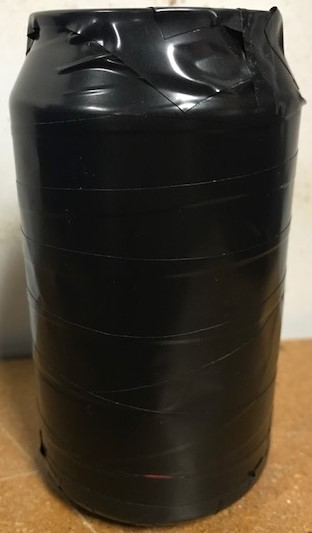
#> input picture Fotos/Positives/pos_init/9_9.jpg, 312 x 533 px, found by its file name
$ python main.py
#> lines starting #> are read from the running program, lines starting #| are printed output that depends on the picture; after the words box and inside, x2 and y2 are one past the last pixel; in counts of white or black regions, pixels touching at a corner belong together
### il_funcs.py
import cv2

def redimensionar_foto( path, output, factor ):
#> called with factor = 50
    var = cv2.imread(path)
#> var is the input picture: shape (533, 312, 3); mean B, G, R 51.8, 63.6, 71.2
    var = cv2.cvtColor(var, cv2.COLOR_BGR2GRAY)
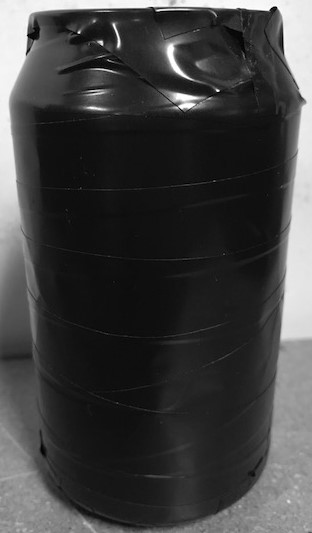
#> var: shape (533, 312); min 0, max 255, mean 64.5
    height, width = var.shape
#> height = 533; width = 312
    res = cv2.resize(var, (factor, factor), interpolation = cv2.INTER_CUBIC)
    cv2.imwrite(output, res)

# [4 lines left out: function resizeVideo, not called in this run]

redimensionar_foto("C:\\Users\\bigse\\Limpiador\\Fotos\\Positives\\9_9.jpg", 'C:\\Users\\bigse\\Limpiador\\Fotos\\Positives\\sample1.jpg', 50)

### main.py
import cv2
import numpy as np
import matplotlib as plt
import il_funcs as il

path1 = 'C:\\Users\\bigse\\Limpiador\\Fotos\\IMG_6079.jpg'
template = 'C:\\Users\\bigse\\Limpiador\\Fotos\\res_6079.jpg'
res_fac = 8

img = cv2.imread(path1)
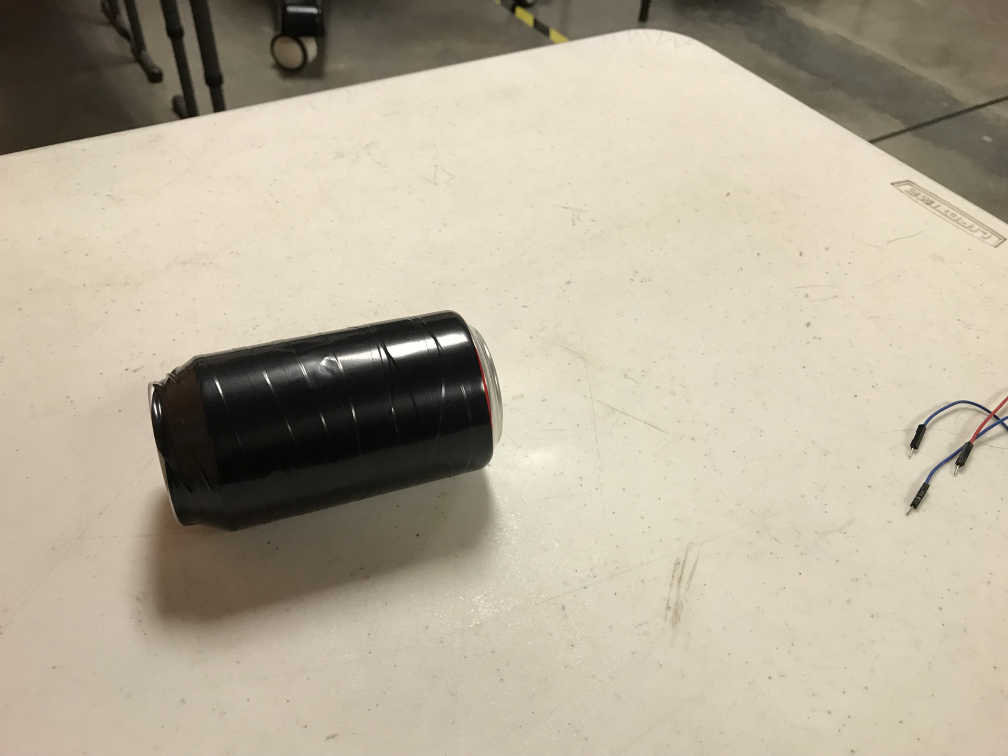
#> input picture Fotos/IMG_6079.jpg, 4032 x 3024 px, found by its file name (shown at 1/4 size)
#> img is the input picture: shape (3024, 4032, 3); mean B, G, R 155, 173.6, 183.1
img = cv2.resize(img, None, fx=(1/res_fac), fy=(1/res_fac), interpolation = cv2.INTER_AREA)
#> img: shape (378, 504, 3)
template = cv2.imread(template, 0)
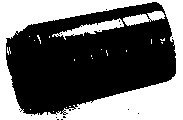
#> input picture Fotos/res_6079.jpg, 183 x 120 px, found by its file name
#> template is the input picture: shape (120, 183); min 0, max 255, mean 104.8
w, h = template.shape[::-1]
#> w = 183; h = 120

gray = cv2.cvtColor(img, cv2.COLOR_BGR2GRAY)
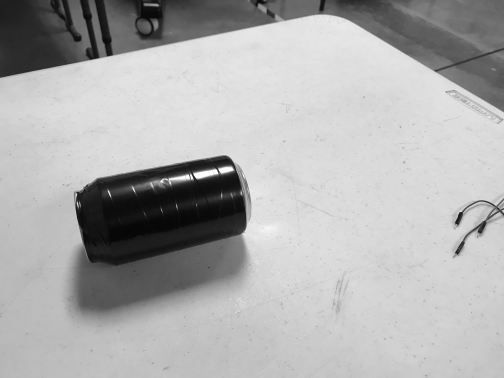
#> gray: shape (378, 504); min 6, max 255, mean 174.3

retval, threshold = cv2.threshold(gray, 75, 255, cv2.THRESH_BINARY)
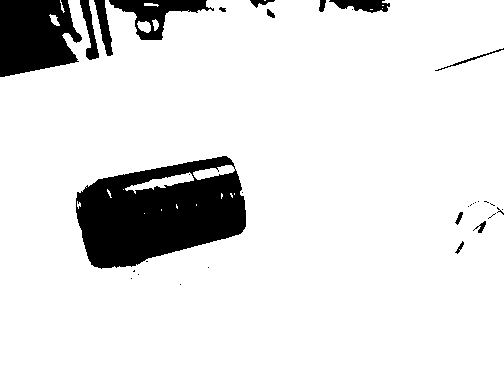
#> threshold: shape (378, 504); 88.7% white; 33 black regions (19 under 20 px), largest, box (x1, y1, x2, y2) and area: (76, 156, 246, 269) 12864, (0, 0, 82, 77) 4973, (109, 0, 214, 40) 1630

res = cv2.matchTemplate(gray, template, cv2.TM_CCOEFF_NORMED)
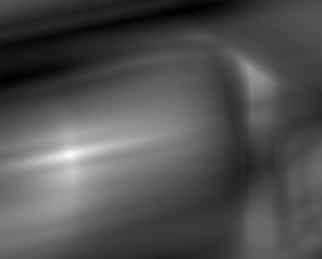
#> res: shape (259, 322) float32; min -0.473, max 0.859, mean -0.0482; drawn with min black and max white
threshold = 0.83
loc = np.where( res >= threshold)
#> loc = ([153, 153, 153, 154, 154, 154, 155], [69, 70, 71, 69, 70, 71, 70])

for pt in zip(*loc[::-1]):
    cv2.rectangle(img, pt, (pt[0] + w, pt[1] + h), (0,255,255), 4)
#> this loop made 7 passes
#> pt on passes 1 to 7: (69, 153), (70, 153), (71, 153), (69, 154), (70, 154), (71, 154), (70, 155)
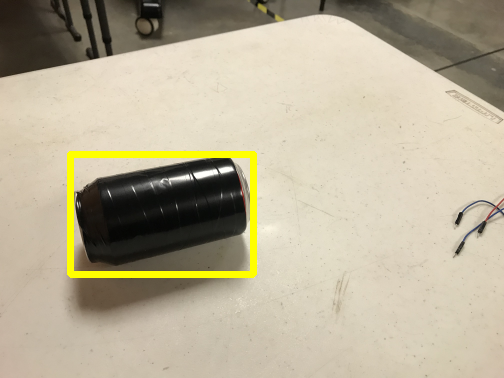
#> img: shape (378, 504, 3); mean B, G, R 151.6, 175.4, 184.6

cv2.imshow('Detectado', img)

'''
cv2.imshow('75', threshold)
cv2.namedWindow('75', cv2.WINDOW_NORMAL)
'''

cv2.resizeWindow
cv2.waitKey(0)
cv2.destroyAllWindows()
